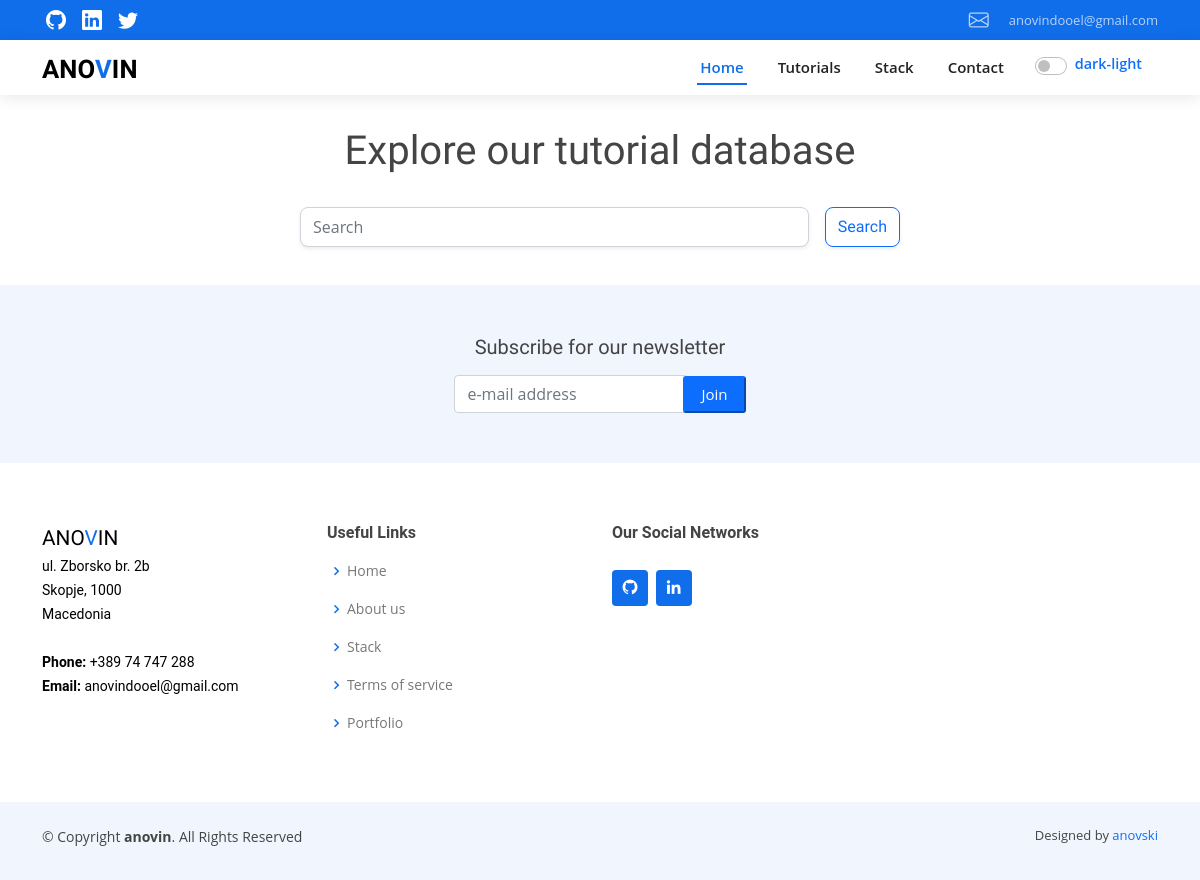
The app's page /tag/Repository/, older data.
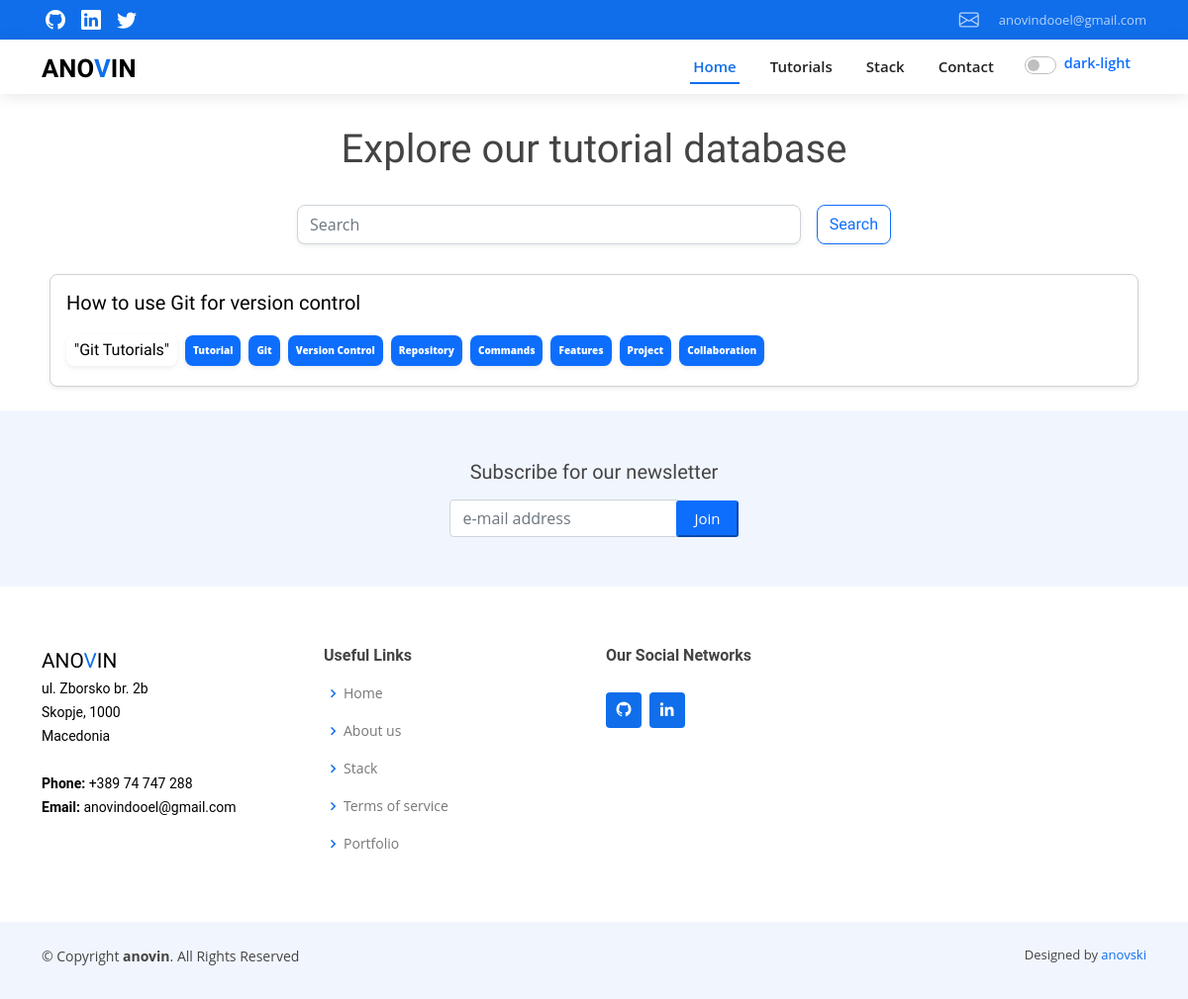
The same page, newer data.
### web/models.py (models this page shows, shortened)
class Tutorial(models.Model):
    title = models.CharField(max_length=255)
    slug = models.CharField(max_length=225, null=True, blank=True)
    meta_description = models.TextField()
    introduction = models.TextField()
    steps = models.TextField()
    content = models.TextField()
    tags = models.ManyToManyField(Tag, blank=True)
    img = models.ImageField(upload_to='tutorials/images/', null=True, blank=True)
    category = models.ForeignKey(Category, on_delete=models.SET_NULL, null=True, blank=True)
    def get_absolute_url(self):
        return reverse('single_tutorial', kwargs={
            'slug': self.slug
        })

class Category(models.Model):
    name = models.CharField(max_length=120)
    slug = models.CharField(max_length=120)
    def __str__(self):
        return self.name

class Tag(models.Model):
    name = models.CharField(max_length=255)

### web/views.py (the view)
# urls.py: path('tag/<str:name>/', views.single_tag, name='single_tag'),
def single_tag(request, name=None):
    if request.method == 'GET' and 'instant_search' in request.GET:
        tuts = Tutorial.objects.filter(title__contains=request.GET['instant_search'])
        return render(request, 'tutorials.html', context={'tuts': tuts})
    else:
        tuts = Tutorial.objects.filter(tags__name__iexact=name)
        return render(request, 'tutorials/single_tag.html', context={'tuts': tuts, 'tag': name})

### web/templates/tutorials/single_tag.html (shortened to what this page needs)
<!DOCTYPE html>
{% load static %}
<html lang="en">
<head>
    {% include 'head.html' %}
    <link href="{% static 'assets/vendor/aos/aos.css' %}" rel="stylesheet">
    <link href="{% static 'assets/vendor/bootstrap/css/bootstrap.min.css' %}" rel="stylesheet">
    <link href="{% static 'assets/vendor/bootstrap-icons/bootstrap-icons.css' %}" rel="stylesheet">
    <link href="{% static 'assets/vendor/boxicons/css/boxicons.min.css' %}" rel="stylesheet">
    <link href="{% static 'assets/vendor/glightbox/css/glightbox.min.css' %}" rel="stylesheet">
    <link href="{% static 'assets/vendor/swiper/swiper-bundle.min.css' %}" rel="stylesheet">
    <link href="{% static 'assets/css/style.css' %}" rel="stylesheet">
<body>
{% include 'menu.html' %}
<div class="container">
    <div class="tag-cloud d-flex align-items-center justify-content-center flex-column w-100 h-auto p-2"
         style="border-radius:10px;">
        <h1 class="mt-4 mb-3" align="center">Explore our tutorial database</h1>
        <div class="w-100" style="margin-bottom:30px;">
            <form method="get" action="{% url 'tutorials' %}" class="d-flex  flex-column flex-md-row">
                <input id='instantSearch' type="text" class="form-control  w-100 shadow-sm  mt-3"
                       style="border-radius: 8px; height: 40px; "
                       placeholder="Search" name="instant_search">
                <button type="submit" class="btn mt-3 shadow-sm btn-outline-primary search-button float-end ms-md-3"
                        style="border-radius: 8px;">Search
                </button>
            </form>
        </div>
        {% for t in tuts %}
        <a href="{{t.get_absolute_url}}" class="text-white" style="text-decoration: none;">
            <div class=" shadow-sm d-flex align-items-center hover-bg p-3 mb-3"
                 style="color:black; border-radius: 8px; border: 1px solid #d2d2d2; background: white; cursor:pointer;">
                <div class="">
                    <h5 class="mb-3">{{ t.title }}</h5>
                    <div class="d-inline-flex flex-wrap align-items-center">
                        <span class="shadow-sm  p-1 pe-2 ps-2  me-2 mb-1 mt-1 cat-text "
                              style="border-radius: 8px; font-size: 16px; ">{{ t.category }}</span>
                        {% for tag in t.tags.all %}
                        <span class="shadow-sm p-2 bg-primary me-2 mb-1 mt-1"
                              style="border-radius: 8px; font-size: 10px; font-weight: 800; color:white;"> {{ tag.name }}</span>
                        {% endfor %}
                    </div>
                </div>
            </div>
        </a>
        {% endfor %}
    </div>
</div>
{% include 'tutorials/footer.html' %}
</body>
</html>

Row changes from the older to the newer data that the page shows:
added Tutorial: title "How to use Git for version control", category "\"Git Tutorials\""
added Tag: name "Tutorial"
now on this page (row edited): Tag: name "Git"
now on this page (row edited): Tag: name "Version Control"
now on this page (row edited): Tag: name "Repository"
now on this page (row edited): Tag: name "Commands"
now on this page (row edited): Tag: name "Features"
now on this page (row edited): Tag: name "Project"
now on this page (row edited): Tag: name "Collaboration"
